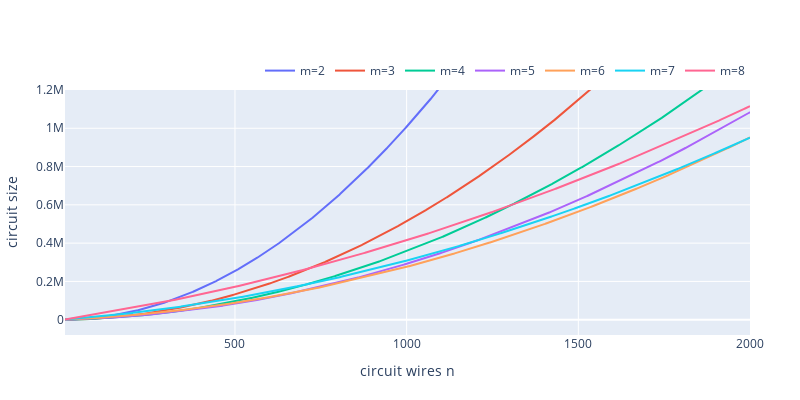

The code cell stored with this chart in its notebook:
### Code cell
layout_1 = go.Layout(
    margin=dict(l=65, r=50, b=65, t=90),
    autosize=False,
    width=800,
    height=400,
    xaxis = dict(title='circuit wires n'),
    yaxis = dict(title='circuit size', range=[-80000,1200000]),
    legend=dict(orientation='h', yanchor='bottom', y=1.02, xanchor='right', x=1)
    )

trace2f = go.Scatter(x=x_f, y=y_2f, name= 'm=2', mode='lines', line=dict(color='#636EFA'))
trace3f = go.Scatter(x=x_f, y=y_3f, name= 'm=3', mode='lines', line=dict(color='#EF553B'))
trace4f = go.Scatter(x=x_f, y=y_4f, name= 'm=4', mode='lines', line=dict(color='#00CC96'))
trace5f = go.Scatter(x=x_f, y=y_5f, name= 'm=5', mode='lines', line=dict(color='#AB63FA'))
trace6f = go.Scatter(x=x_f, y=y_6f, name= 'm=6', mode='lines', line=dict(color='#FFA15A'))
trace7f = go.Scatter(x=x_f, y=y_7f, name= 'm=7', mode='lines', line=dict(color='#19D3F3'))
trace8f = go.Scatter(x=x_f, y=y_8f, name= 'm=8', mode='lines', line=dict(color='#FF6692'))

data = [trace2f, trace3f,trace4f,trace5f, trace6f, trace7f, trace8f]
fig = go.Figure(data = data, layout=layout_1)
fig.show()

### Figure 1 — Plotly figure (JSON) as saved in the notebook; plotly's stock layout.template omitted (floating-point values rounded to 4 significant figures; data arrays with more than 128 entries replaced by an {"elided": "..."} marker saying what was removed)
{"data": [{"line": {"color": "#636EFA"}, "mode": "lines", "name": "m=2", "type": "scatter", "x": {"elided": "1996 int values"}, "y": {"elided": "1996 float values"}}, {"line": {"color": "#EF553B"}, "mode": "lines", "name": "m=3", "type": "scatter", "x": {"elided": "1996 int values"}, "y": {"elided": "1996 float values"}}, {"line": {"color": "#00CC96"}, "mode": "lines", "name": "m=4", "type": "scatter", "x": {"elided": "1996 int values"}, "y": {"elided": "1996 float values"}}, {"line": {"color": "#AB63FA"}, "mode": "lines", "name": "m=5", "type": "scatter", "x": {"elided": "1996 int values"}, "y": {"elided": "1996 float values"}}, {"line": {"color": "#FFA15A"}, "mode": "lines", "name": "m=6", "type": "scatter", "x": {"elided": "1996 int values"}, "y": {"elided": "1996 float values"}}, {"line": {"color": "#19D3F3"}, "mode": "lines", "name": "m=7", "type": "scatter", "x": {"elided": "1996 int values"}, "y": {"elided": "1996 float values"}}, {"line": {"color": "#FF6692"}, "mode": "lines", "name": "m=8", "type": "scatter", "x": {"elided": "1996 int values"}, "y": {"elided": "1996 float values"}}], "layout": {"autosize": false, "height": 400, "legend": {"orientation": "h", "x": 1, "xanchor": "right", "y": 1.02, "yanchor": "bottom"}, "margin": {"b": 65, "l": 65, "r": 50, "t": 90}, "width": 800, "xaxis": {"title": {"text": "circuit wires n"}}, "yaxis": {"range": [-80000, 1200000], "title": {"text": "circuit size"}}}}
